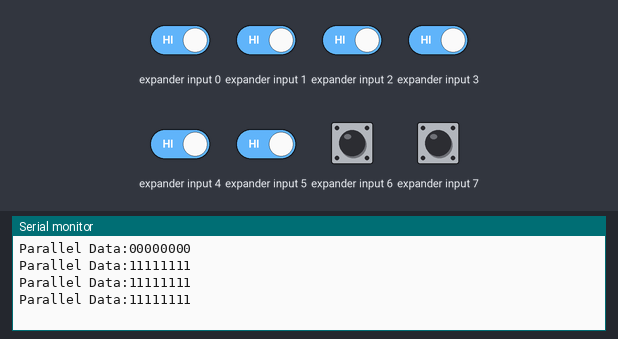
Bench run of a sketch on a simulated Arduino Uno, built with avr-gcc and run on an emulated ATmega328P. Parts: the last lines printed to the serial monitor. Wiring (inferred from the names in the program): input shift register (74HC165): load pin 3; clock pin 4; serial out pin 2. The inputs (shaded band) are chosen by the test bench; at power-on: expander input 0–7 HIGH.

Above: at 3.8 s.
3.9 s: expander input 0 driven LOW
At 4.9 s:
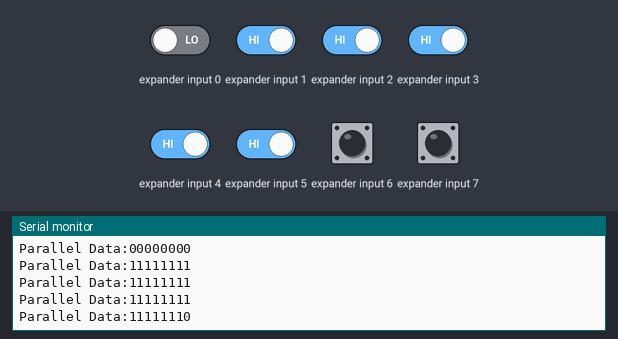
5.4 s: expander input 1 driven LOW
At 6.7 s:
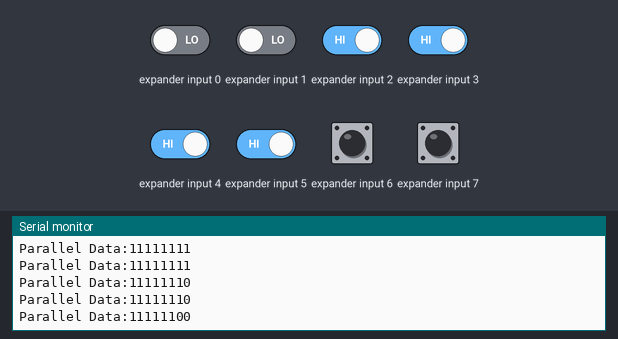
6.9 s: expander input 2 driven LOW
At 8.0 s:
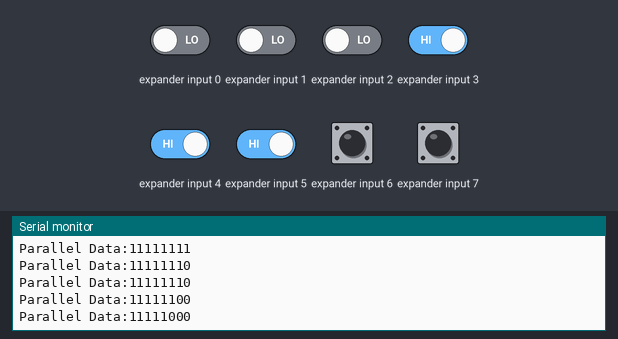
8.4 s: expander input 3 driven LOW
At 9.7 s:
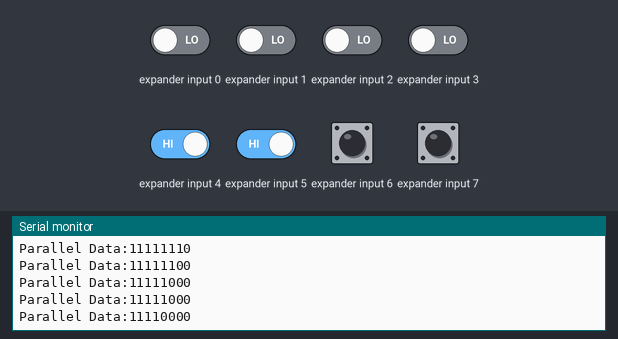
9.9 s: expander input 4 driven LOW
At 10.8 s:
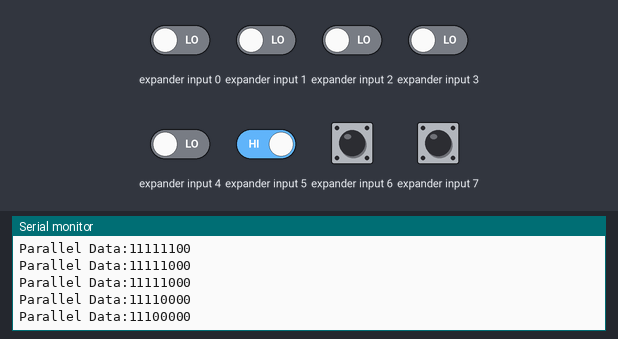
11.4 s: expander input 5 driven LOW
At 12.7 s:
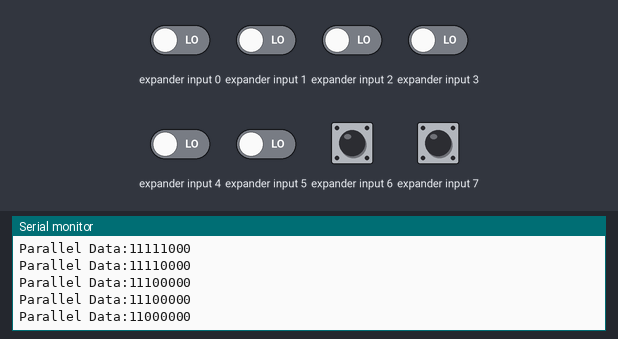
Timing chart, 0 to 13.9 s (numbered marks = the images above; inputs shaded):
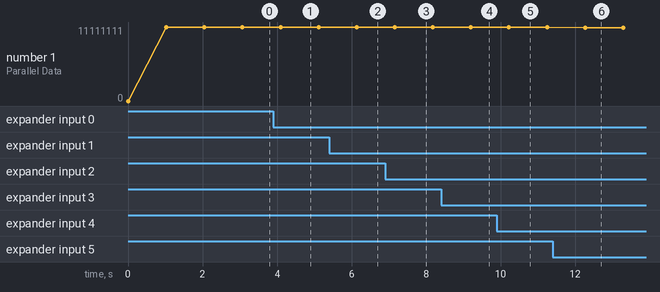

The sketch:

74HC165.ino
```cpp
#define SO 2
#define SH_LD 3
#define CLK 4

int i=0;
int PinState = 0;
int Parallel_data = 0;

void setup()
{
  pinMode(SH_LD, OUTPUT);
  pinMode(CLK, OUTPUT);
  pinMode(SO, INPUT);
  Serial.begin(9600);
}

void loop()
{
  digitalWrite(CLK,LOW);
  /*******************  INHIBIT SECTION START HERE  *****************/
  /*Parallel data that will be entered through D0 - D7 Pins of 74165  **/
  digitalWrite(SH_LD,LOW);
  delay(5);
  // stores the d0-d7 pins parallel data
  digitalWrite(SH_LD,HIGH);
 /*******************  INHIBIT SECTION ENDS HERE ******************/
 //Read 8-bit data from 74HC165
  Serial.print("Parallel Data:");
  for(i=0;i<8;i++)
  {
    PinState = digitalRead(SO);// read the state of the SO:
    digitalWrite(CLK, LOW);
    delay(1);
    digitalWrite(CLK, HIGH);
    delay(1);
    Serial.print(PinState); //Send out one by one parallel data to serial monitor
    Parallel_data = (Parallel_data<<1)|PinState; //Store the value in Parallel_data
  }
  Serial.println();
  delay(1000);
}
```

Measured:
- after the input at 3.9 s, the serial monitor: prints a new line after 0.19 s (image 1)
- after the input at 5.4 s, the serial monitor: prints a new line after 0.74 s (image 2)
- after the input at 6.9 s, the serial monitor: prints a new line after 0.26 s (image 3)
- after the input at 8.4 s, the serial monitor: prints a new line after 0.80 s (image 4)
- after the input at 9.9 s, the serial monitor: prints a new line after 0.32 s (image 5)
- after the input at 11.4 s, the serial monitor: prints a new line after 0.87 s (image 6)
- plotted number 1: 11111111 → 11111110 after the input at 3.9 s, 11111110 → 11111100 after the input at 5.4 s, 11111100 → 11111000 after the input at 6.9 s, 11111000 → 11110000 after the input at 8.4 s, 11110000 → 11100000 after the input at 9.9 s
